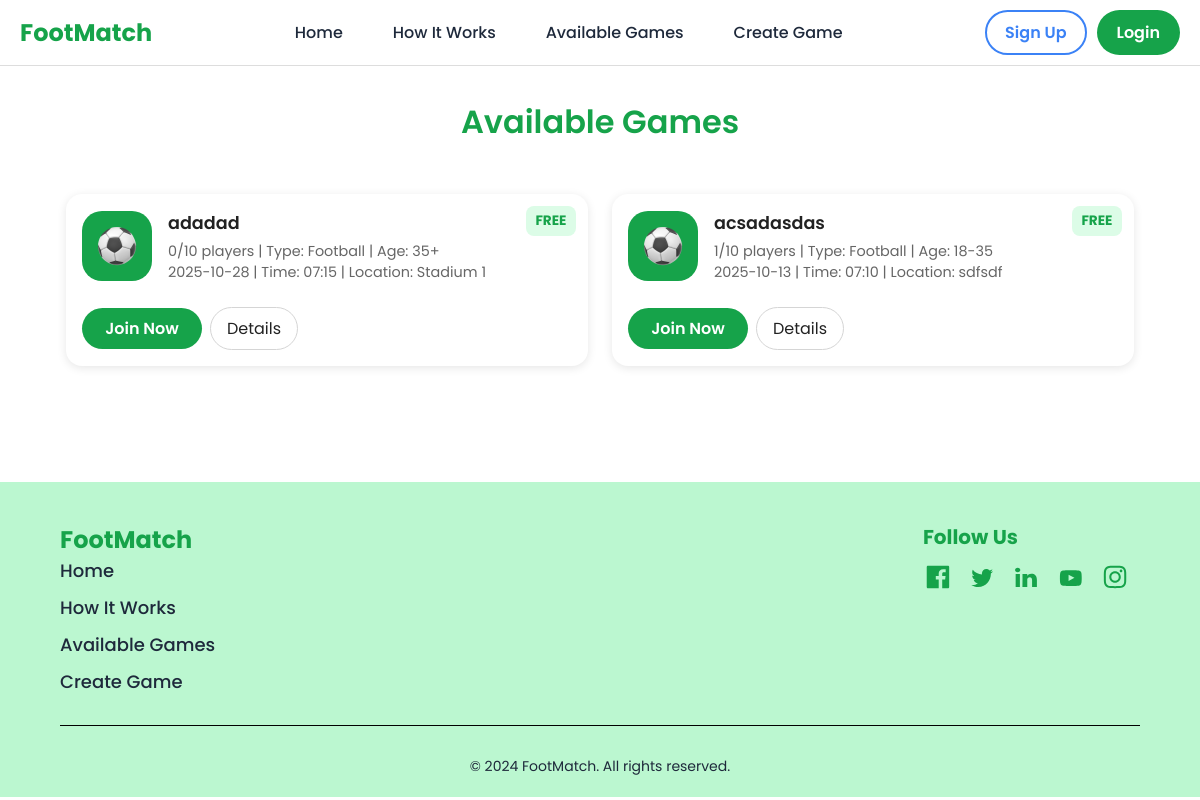
Before: /available-games with the older database file.
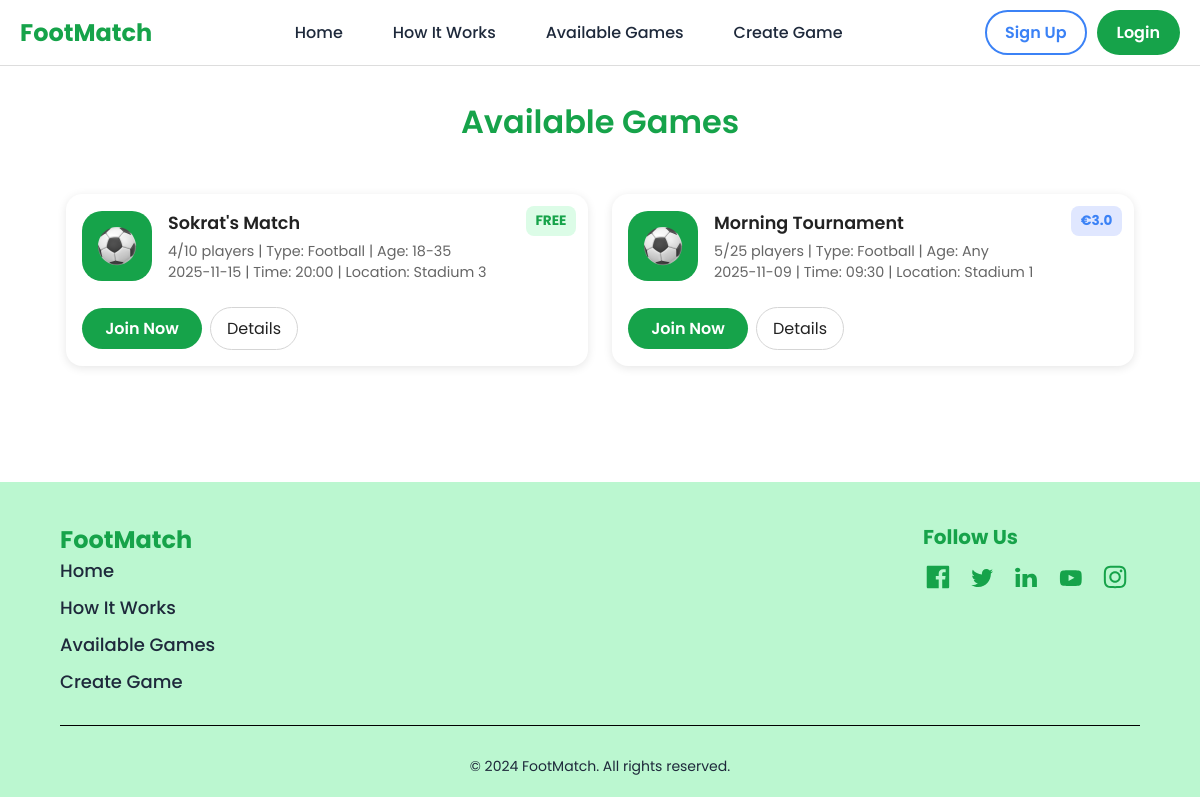
After: the same page with the newer database file.
### app.py (models this page shows)
class Game(db.Model):
    id = db.Column(db.Integer, primary_key=True)
    game_name = db.Column(db.String(100), nullable=False)
    date = db.Column(db.String(20), nullable=False)
    time = db.Column(db.String(20), nullable=False)
    location = db.Column(db.String(100), nullable=False)
    sports_type = db.Column(db.String(50), nullable=False)
    player_capacity = db.Column(db.Integer, nullable=False)
    price = db.Column(db.Float, nullable=False)
    age = db.Column(db.String(15), nullable=False)
    description = db.Column(db.String(300))
    creator_id = db.Column(db.Integer, db.ForeignKey('user.id'))
    creator = db.relationship('User', backref='games')

### app.py (the view)
@app.route("/available-games")
def available_games():
    games = Game.query.all()
    error = request.args.get("error")
    success = request.args.get("success")
    return render_template("available-games.html", games=games, error=error, success=success)

### app.py (called while the page is built)
@app.context_processor
def inject_user_info():
    user_picture = session.get("picture")
    default_picture = url_for('static', filename='assets/profile-picture.png')
    return dict(
        picture=user_picture or default_picture,
        email=session.get("email"),
        name=session.get("name", "User")
    )

### templates/available-games.html (shortened to what this page needs)
<!DOCTYPE html>
<html lang="en">
<head>
    <link rel="stylesheet" href="{{ url_for('static', filename='css_folder/reset.css') }}">
    <link rel="stylesheet" href="{{ url_for('static', filename='css_folder/styles.css') }}">
    <link rel="stylesheet" href="{{ url_for('static', filename='css_folder/available-games.css') }}">
    <link rel="stylesheet" href="{{ url_for('static', filename='css_folder/error-messages.css') }}">
    <link rel="stylesheet" href="{{ url_for('static', filename='css_folder/header.css') }}">
</head>
<body>
    <section id="header">
        <header>
            <div class="header-container">
                <p id="title">FootMatch</p>
                <nav id="header-nav">
                    <a href="{{ url_for('home') }}#header">Home</a>
                    <a href="{{ url_for('home') }}#how-it-works">How It Works</a>
                    <a href="{{ url_for('available_games') }}">Available Games</a>
                    <a href="{{ url_for('create_game') }}">Create Game</a>
                </nav>
                <div id="header-right">
                    <div class="btn-spacer">
                        {% if "email" in session %}
                            <a href="{{ url_for('dashboard') }}" class="btn" id="sign-up-btn">Dashboard</a>
                            <a href="{{ url_for('logout') }}" class="btn" id="join-now-btn">Logout</a>
                            <a href="{{url_for('dashboard')}}">
                                <img src="{{ picture }}" alt="Profile Picture" class="profile-pic">
                            </a>
                        {% else %}
                            <a href="{{ url_for('sign_up') }}" class="btn" id="sign-up-btn">Sign Up</a>
                            <a href="{{ url_for('login') }}" class="btn btn-green" id="join-now-btn">Login</a>
                        {% endif %}
                    </div>
                </div>
            </div>
        </header>
    </section>
    <main>
        <section id="available-games">
            <h1 class="section-title">Available Games</h1>
            <div class="games-container">
                {% if games %}
                    {% for game in games %}
                    <div class="game-card">
                        <div class="game-card-top">
                            <div class="img-background">
                                <img src="{{ url_for('static', filename='assets/football-icon.svg') }}" alt="{{ game.sports_type }} Icon">
                            </div>
                            <div class="game-info">
                                <h2>{{ game.game_name }}</h2>
                                <p class="info">
                                    <span>{{ game.players|length }}/{{ game.player_capacity }} players</span> | Type: {{ game.sports_type }} | Age: {{ game.age }}
                                </p>
                                <p class="info">
                                    <span>{{ game.date }}</span> | Time: {{ game.time }} | Location: {{ game.location }}
                                    {% if session.get("user_id") %}
                                        {% set joined = game.players|selectattr("user_id", "equalto", session["user_id"])|list %}
                                    {% else %}
                                        {% set joined = [] %}
                                    {% endif %}
                                </p>
                            </div>
                        </div>
                        <div class="game-card-bottom">
                            <div class="buttons">
                                <form action="{{ url_for('join_game', game_id=game.id) }}" method="POST" style="display:inline;">
                                {% if joined %}
                                    <button type="submit" class="leave-btn" formaction="{{ url_for('leave_game', game_id=game.id) }}">
                                        Leave Game
                                    </button>
                                {% elif game.players|length >= game.player_capacity %}
                                    <button type="button" class="join-btn" disabled>Full</button>
                                {% else %}
                                    <button type="submit" class="join-btn">Join Now</button>
                                {% endif %}
                                </form>
                                <button
                                    class="details-btn"
                                    data-title="{{ game.game_name }}"
                                    data-info="Name: {{game.game_name}}; Date: {{game.date}}; Time: {{game.time}}; Type: {{ game.sports_type }}; Players: {{ game.players|length }}/{{ game.player_capacity }}; Price: {% if game.price == 0 %}Free{% else %}€{{ game.price }}{% endif %}; Age: {{game.age}}; Description: {{game.description}}">Details
                                </button>
                            </div>
                        </div>
                        <span class="price-tag {% if game.price == 0 %}free{% else %}paid{% endif %}">
                            {% if game.price == 0 %}FREE{% else %}€{{ game.price }}{% endif %}
                        </span>
                    </div>
                    {% endfor %}
                {% else %}
                    <p class="no-games">No games available yet. <a href="{{ url_for('create_game') }}">Create one here</a>.</p>
                {% endif %}
            </div>
        </section>
    </main>
    <footer>
        <div class="container">
            <div id="footer-content">
                <div id="footer-left">
                    <p id="footer-title">FootMatch</p>
                    <ul>
                        <li><a href="{{ url_for('home') }}#header">Home</a></li>
                        <li><a href="{{ url_for('home') }}#how-it-works">How It Works</a></li>
                        <li><a href="#header">Available Games</a></li>
                        <li><a href="{{ url_for('create_game') }}">Create Game</a></li>
                    </ul>
                </div>
                <div id="footer-right">
                    <p id="follow-us">Follow Us</p>
                    <img src="/static/assets/facebook.svg" alt="Facebook" />
                    <img src="/static/assets/twitter.svg" alt="Twitter" />
                    <img src="/static/assets/linkedin.svg" alt="LinkedIn" />
                    <img src="/static/assets/youtube.svg" alt="YouTube" />
                    <img src="/static/assets/instagram.svg" alt="Instagram" />
                </div>
            </div>
            <hr />
            <p id="rights">&copy; 2024 FootMatch. All rights reserved.</p>
        </div>
    </footer>
</body>
</html>

### static/css_folder/styles.css (style rules this page uses)
html { scroll-behavior: smooth; }
body { font-family: "Poppins", sans-serif; margin: 0; padding: 0; color: black; background-color: white; }
p { font-weight: 400; font-size: 20px; color: black; margin: 0; padding: 0; }
a { color: #1e293b; text-decoration: none; transition: color 0.3s; }
.btn { border: 2px solid transparent; border-radius: 25px; padding: 8px 18px; font-weight: 600; cursor: pointer; transition: all 0.3s; }
.section-title { color: #16a34a; font-size: 36px; margin: 50px 0; font-weight: bold; text-align: center; }
.btn-spacer { display: flex; justify-content: center; gap: 10px; }
footer { background-color: #bbf7d0; color: #16a34a; padding: 40px 0 20px; }
#footer-content { display: flex; justify-content: space-between; font-size: 16px; font-weight: 400; color: #1e293b; }
#footer-title { font-size: 24px; font-weight: bold; color: #16a34a; text-align: left; margin-bottom: 0; }
ul { list-style-type: none; padding: 0; margin: 0; margin-bottom: 30px; }
li { margin-bottom: 10px; list-style-type: none; }
li a { font-size: 18px; font-weight: 500; cursor: pointer; }
#follow-us { font-weight: bold; font-size: 20px; color: #16a34a; margin-bottom: 10px; }
#footer-right img { width: 30px; margin-right: 10px; }
hr { border: none; border-top: 1px solid black; margin: 0 0 10px 0; }
#rights { padding-top: 20px; text-align: center; color: #1e293b; font-size: 14px; }

### static/css_folder/available-games.css (style rules this page uses)
body { font-family: "Poppins", sans-serif; background-color: #ffffff; color: #222; margin: 0; padding: 0; }
.section-title { text-align: center; font-size: 2rem; margin: 2rem 0; font-weight: 600; }
.games-container { display: grid; grid-template-columns: repeat(auto-fit, minmax(320px, 1fr)); gap: 1.5rem; max-width: 1100px; margin: 0 auto; padding: 1rem; }
.game-card { display: flex; flex-direction: column; background: #fff; box-shadow: 0 2px 10px rgba(0,0,0,0.1); border-radius: 16px; padding: 1rem; position: relative; transition: transform 0.2s ease; }
.game-card-top { display: flex; align-items: center; margin-bottom: 0.5rem; }
.img-background { background-color: #16a34a; border-radius: 20px; display: flex; justify-content: center; align-items: center; height: 70px; width: 70px; aspect-ratio: 1 / 1; margin-right: 1rem; }
.img-background img { width: 40px; height: 40px; border-radius: 50%; object-fit: cover; }
.game-info { display: flex; flex-direction: column; }
.game-info h2 { font-size: 1.1rem; font-weight: 600; margin: 0 0 0.3rem 0; }
.game-info p { font-size: 0.9rem; margin: 0; color: #666; }
.game-card-bottom { display: flex; flex-direction: column; margin-top: 0.5rem; }
.buttons { display: flex; flex-wrap: wrap; gap: 0.5rem; align-items: center; }
.join-btn { flex: 1 1 100%; min-width: 120px; padding: 8px 0; text-align: center; background-color: #16a34a; color: white; border: none; border-radius: 25px; font-weight: 600; cursor: pointer; transition: background 0.3s; }
.details-btn { background-color: #fff; border: 1px solid #d5d5d5; padding: 8px 16px; border-radius: 25px; cursor: pointer; transition: background 0.2s; }
.price-tag { position: absolute; top: 12px; right: 12px; font-size: 0.85rem; font-weight: bold; padding: 0.3rem 0.6rem; border-radius: 8px; }
.price-tag.free { background-color: #dcfce7; color: #16a34a; }
.price-tag.paid { background-color: #e0e7ff; color: #3b82f6; }

### static/css_folder/header.css (style rules this page uses)
header { background-color: white; border-bottom: 1px solid #ddd; position: relative; }
.header-container { display: flex; align-items: center; justify-content: space-between; max-width: 1200px; margin: 0 auto; padding: 10px 20px; flex-wrap: wrap; }
.buttons { margin-top: 0.5rem; }
.btn { border: 2px solid transparent; border-radius: 25px; padding: 8px 18px; font-weight: 600; cursor: pointer; transition: all 0.3s; vertical-align: middle; }
.join-btn { background-color: #16a34a; color: white; }
.container { width: 90%; max-width: 1200px; margin: 0 auto; padding: 0 0px; }
#title { font-size: 24px; font-weight: bold; color: #16a34a; }
#header-nav { display: flex; gap:50px; }
#header-nav a { font-size: 16px; font-weight: 500; cursor: pointer; }
#sign-up-btn { color: #3b82f6; background-color: transparent; border: 2px solid #3b82f6; }
#join-now-btn { color: white; background-color: #16a34a; }

Changed rows visible on the page:
removed Game: game_name "adadad", players|length "0", player_capacity "10", sports_type "Football", age "35+", date "2025-10-28", time "07:15", location "Stadium 1", shows "Join Now", price "FREE"
removed Game: game_name "acsadasdas", players|length "1", player_capacity "10", sports_type "Football", age "18-35", date "2025-10-13", time "07:10", location "sdfsdf", shows "Join Now", price "FREE"
added Game: game_name "Sokrat's Match", players|length "4", player_capacity "10", sports_type "Football", age "18-35", date "2025-11-15", time "20:00", location "Stadium 3", shows "Join Now", price "FREE"
added Game: game_name "Morning Tournament", players|length "5", player_capacity "25", sports_type "Football", age "Any", date "2025-11-09", time "09:30", location "Stadium 1", shows "Join Now", price "3.0"
